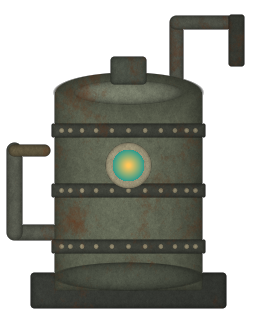
#> input picture game/assets/test/reactor_albedo.png, 256 x 320 px; its folder holds 2 pictures in this run
$ python preview_sheet.py ../game/assets/test ../game/assets/test/reactor_normal.png 1.0
#> lines starting #> are read from the running program, lines starting #| are printed output that depends on the picture
"""Tile albedo / normal / emission of a style folder on a checker background for a quick look.

    python pipeline/preview_sheet.py game/assets/bakeoff/blender out.png [scale]
"""
import os
import sys

from PIL import Image

d, out = sys.argv[1], sys.argv[2]
scale = float(sys.argv[3]) if len(sys.argv) > 3 else 1.0
names = sorted({f.rsplit("_", 1)[0] for f in os.listdir(d) if f.endswith("_albedo.png")})
tiles = []
for n in names:
    row = []
    for k in ("albedo", "normal", "emission"):
        p = os.path.join(d, f"{n}_{k}.png")
        if os.path.exists(p):
            im = Image.open(p).convert("RGBA")
#> im is the input picture: PIL image 256x320 RGBA; mean R, G, B, A 38.7, 39.9, 33.2, 129.2
            bg = Image.new("RGBA", im.size, (70, 40, 90, 255) if k != "emission" else (0, 0, 0, 255))
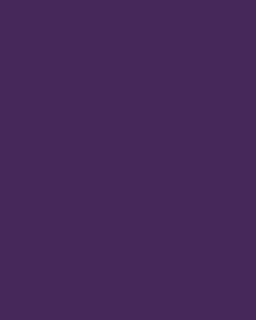
#> bg: PIL image 256x320 RGBA; mean R, G, B, A 70, 40, 90, 255
            bg.alpha_composite(im)
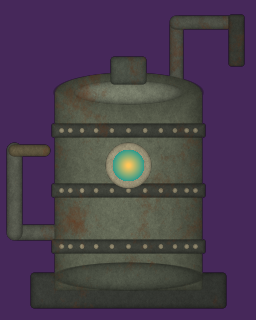
#> bg: PIL image 256x320 RGBA; mean R, G, B, A 73.1, 59.5, 77.4, 255
            if scale != 1:
                bg = bg.resize((int(bg.width * scale), int(bg.height * scale)), Image.LANCZOS)
            row.append(bg)
    tiles.append(row)
W = max(sum(t.width + 6 for t in r) for r in tiles)
H = sum(max(t.height for t in r) + 6 for r in tiles)
sheet = Image.new("RGB", (W, H), (30, 30, 30))
#> sheet: PIL image 524x326 RGB; every value is 30
y = 0
for r in tiles:
    x = 0
    for t in r:
        sheet.paste(t.convert("RGB"), (x, y))
        x += t.width + 6
    y += max(t.height for t in r) + 6
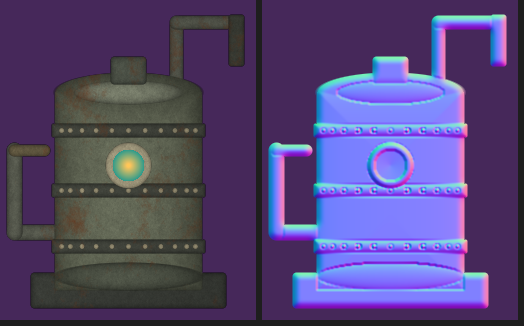
#> sheet: PIL image 524x326 RGB; mean R, G, B 83.8, 70.3, 118
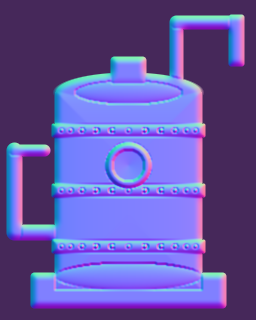
#> t: PIL image 256x320 RGBA; mean R, G, B, A 99.2, 84.6, 166.1, 255
sheet.save(out)
print(out, sheet.size)
#| ../game/assets/test/reactor_normal.png (524, 326)
